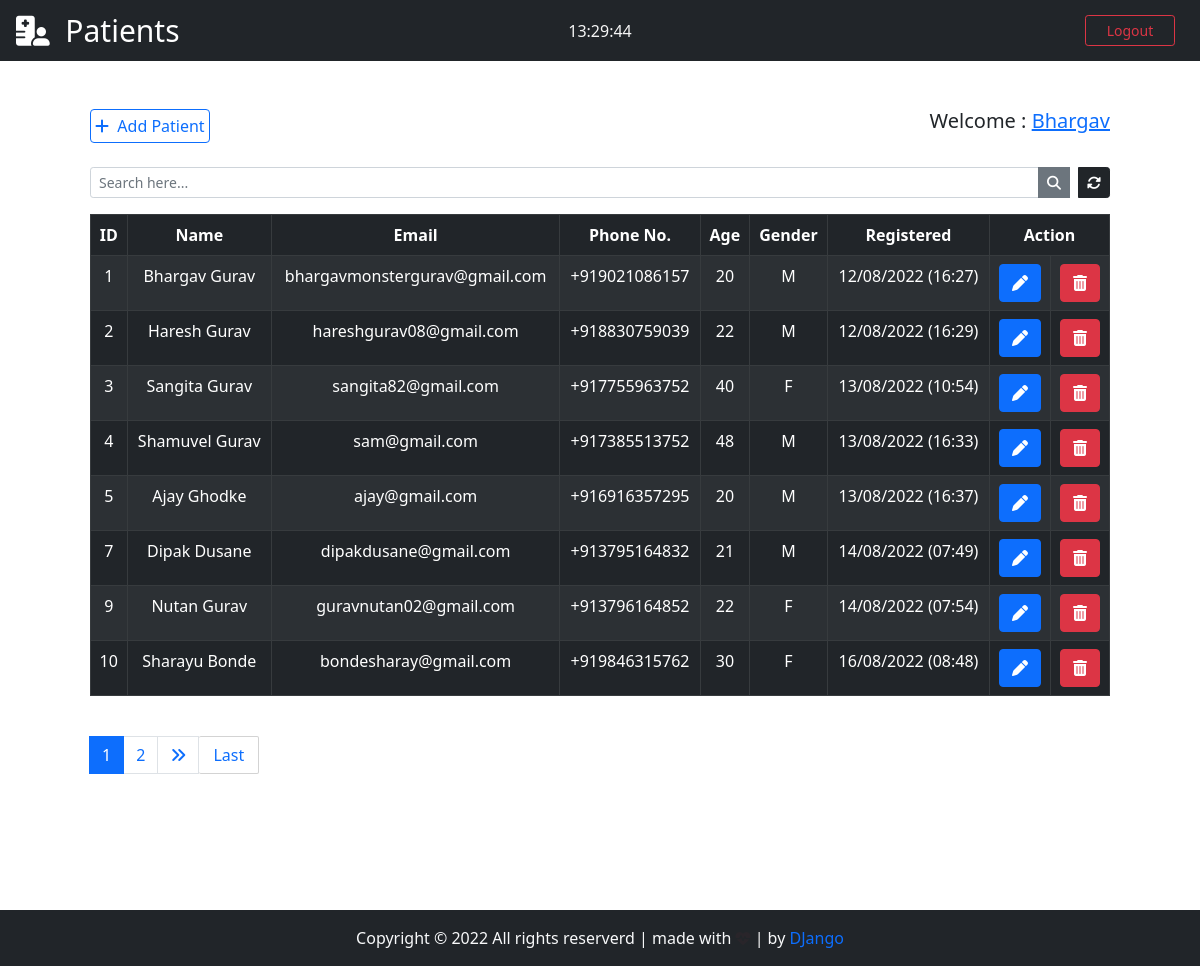
The app's page /backend/ (signed in) with its own data.
### App/models.py (models this page shows, shortened)
class Patient(models.Model):
    GENDER = (
        ('M', 'M'),
        ('F', 'F'),
        ('T', 'T')
    )
    id = models.IntegerField(primary_key=True)
    name = models.CharField(max_length=50)
    email = models.EmailField(max_length=50)
    phone = PhoneNumberField()
    age = models.CharField(max_length=3)
    gender = models.CharField(max_length=7, choices=GENDER)
    created_on = models.DateTimeField(auto_now_add=True)
    note = models.TextField(blank=True)

### App/views.py (the view)
# urls.py: path('backend/', views.backend, name='backend'),
@cache_control(no_cache=True, must_revalidade=True, no_store=True)
@login_required(login_url="login")
def backend(request):
    if 'q' in request.GET:
        q = request.GET['q']
        all_patient_list = Patient.objects.filter(
            Q(name__icontains=q) | Q(phone__icontains=q) | Q(email__icontains=q) | Q(age__icontains=q) | Q(gender__icontains=q)
        ).order_by('id')
    else:
        all_patient_list = Patient.objects.all().order_by('id')
    paginator = Paginator(all_patient_list, 8)
    page = request.GET.get('page')
    all_patient = paginator.get_page(page)
    return render(request, 'backend.html' , {'patients' : all_patient})

### App/templates/backend.html (shortened to what this page needs)
{% extends 'base.html' %}
{% block btn-nav %}
    <a class="btn btn-outline-danger btn-sm" id="btn-nav" data-bs-toggle="modal" data-bs-target="#logoutModal">Logout</a>
{% endblock btn-nav %}
{% block nav-brand %}
    <i class="fas fa-hospital-user"></i>&nbsp; Patients
{% endblock nav-brand %}
{% block time %}
<div class="col-sm">
    <center>
        <span id="clock"></span>
    </center>
</div>
{% endblock time %}
{% block data1 %}
<div class="container">
    <div class="row p-5">
        <div class="col-lg-12 d-flex justify-content-between">
            <a href='{% url "add_patient" %}' class="btn btn-outline-primary p-1">
                <i class="fa-solid fa-plus"></i>&nbsp; Add Patient
            </a>
            <h5 class="ms-auto">Welcome : <a href="#">{{user.get_username}}</a></h5>
        </div>
        <form action="">
            <div class="input-group input-group-sm mb-3 mt-4">
                <input type="text" name="q" class="form-control" placeholder="Search here..." value="{{ request.GET.q }}">
                <button class="btn btn-secondary"><i class="fas fa-search"></i></button>
                <a href="{% url 'backend' %}" class="btn btn-dark ms-2"><i class="fas fa-sync-alt"></i></a>
            </div>
        </form>
        <center style="overflow-x:scroll;">
            <table class="table table-bordered table-dark table-striped text-center" style="border-radius: 7px; ">
                <thead>
                    <tr>
                        <th>ID</th>
                        <th>Name</th>
                        <th>Email</th>
                        <th>Phone No.</th>
                        <th>Age</th>
                        <th>Gender</th>
                        <th>Registered</th>
                        <th colspan="2">Action</th>
                    </tr>
                </thead>
                {% for i in patients %}
                    <tr id="chk_td">
                        <td>{{i.id}}</td>
                        <td>{{i.name}}</td>
                        <td>{{i.email}}</td>
                        <td>{{i.phone}}</td>
                        <td>{{i.age}}</td>
                        <td>{{i.gender}}</td>
                        <td>{{i.created_on | date:'d/m/Y (H:i)' }}</td>
                        <td>
                            <a href="/patient/{{ i.id }}" class="btn btn-primary" title="Edit details">
                                <i class="fas fa-pen"></i>
                            </a>
                        </td>
                        <td>
                            <a class="btn btn-danger" title="Delete patient" data-bs-toggle="modal" data-bs-target="#deleteModal{{ i.pk }}">
                                <i class="fa-solid fa-trash-can"></i>
                            </a>
                        </td>
                    </tr>
                {% endfor %}
            </table>
        </center>
        <nav class="mt-4">
            {% if patients.has_other_pages %}
            <ul class="pagination justify-content-left">
                {% for i in patients.paginator.page_range %}
                    {% if patients.number == i %}
                    <li class="page-item active"><span class="page-link">{{ i }}</span></li>
                    {% else %}
                    <li class="page-item"><a href="?page={{ i }}" class="page-link">{{ i }}</a></li>
                    {% endif %}
                {% endfor %}
                {% if patients.has_next %}
                <li class="page-item"><a href="?page={{ patients.next_page_number }}" class="page-link" ><i class="fas fa-angle-double-right"></i></a></li>
                <a href="?page={{ patients.paginator.num_pages }}" class="btn btn-outline-primary mb-4" style="width: 60px; border: 1px solid #d3d3d3; border-radius: 2px; border-left: none;">Last</a>
                {% else %}
                <li class="page-item disabled"></li>
                {% endif %}
            </ul>
            {% endif %}
        </nav>
    </div>
</div>
{% endblock data1 %}

### App/templates/base.html (shortened to what this page needs)
{% load static %}
<!DOCTYPE html>
<html lang="en">
<head>
    <link href="https://cdn.jsdelivr.net/npm/bootstrap@5.0.2/dist/css/bootstrap.min.css" rel="stylesheet">
    <link rel="stylesheet" href={% static 'css/style.css' %}>
    <link rel="stylesheet" href="https://cdnjs.cloudflare.com/ajax/libs/font-awesome/6.1.2/css/all.min.css">
</head>
<body>
            <nav class="navbar navbar-expand-lg navbar-dark bg-dark">
                <div class="col-sm">
                    <a class="navbar-brand flex-grow-1 ms-3" style="text-align: center; margin-left: 50px; font-size: 30px;">
                        {% block nav-brand %}{% endblock nav-brand %}
                    </a>
                </div>
                {% block time %}
                {% endblock time %}
                <div class="col-sm">
                    {% block btn-nav %}{% endblock btn-nav %}
                </div>
            </nav>
    {% block data1 %}
    {% endblock %}
    <div class="container-fluid bg-dark text-light">
        <div class="row">
            <div class="col-lg-12 text-center py-3">
                Copyright &copy; {% now 'Y' %} <span>All rights reserverd</span> | made with
                <i class="text-danger fas fa-heartbeat blink_me" style="font-size: 15px;"></i> | by
                <a href="#" target="_blank" class="text-decoration-none">DJango</a>
            </div>
        </div>
    </div>
</body>
</html>

### App/static/css/style.css (style rules this page uses)
body { padding: 0; margin: 0; max-height: 100vh; }
#btn-nav { width: 90px; float: right; margin-right: 25px; }
#clock { color: whitesmoke; }

### records on screen
Patient: id "1", name "Bhargav Gurav", email "bhargavmonstergurav@gmail.com", phone "+919021086157", age "20", gender "M", created_on "12/08/2022 (16:27)"
Patient: id "2", name "Haresh Gurav", email "hareshgurav08@gmail.com", phone "+918830759039", age "22", gender "M", created_on "12/08/2022 (16:29)"
Patient: id "3", name "Sangita Gurav", email "sangita82@gmail.com", phone "+917755963752", age "40", gender "F", created_on "13/08/2022 (10:54)"
Patient: id "4", name "Shamuvel Gurav", email "sam@gmail.com", phone "+917385513752", age "48", gender "M", created_on "13/08/2022 (16:33)"
Patient: id "5", name "Ajay Ghodke", email "ajay@gmail.com", phone "+916916357295", age "20", gender "M", created_on "13/08/2022 (16:37)"
Patient: id "7", name "Dipak Dusane", email "dipakdusane@gmail.com", phone "+913795164832", age "21", gender "M", created_on "14/08/2022 (07:49)"
Patient: id "9", name "Nutan Gurav", email "guravnutan02@gmail.com", phone "+913796164852", age "22", gender "F", created_on "14/08/2022 (07:54)"
Patient: id "10", name "Sharayu Bonde", email "bondesharay@gmail.com", phone "+919846315762", age "30", gender "F", created_on "16/08/2022 (08:48)"

### other values on screen
{{ user.get_username }} "Bhargav"
{{ i }} "1"
{{ i }} "2"
